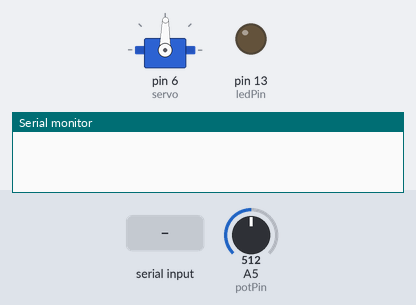
This sketch was run on a simulated Arduino Uno, built with avr-gcc and run on an emulated ATmega328P. Shown: servo, output pins drawn as LEDs (lit = HIGH), the last lines printed to the serial monitor. The test bench sets the inputs (shaded band); at power-on: A5 (potPin) = 512.

Above: at 1.2 s.
1.3 s: "c" received over Serial
At 2.3 s:
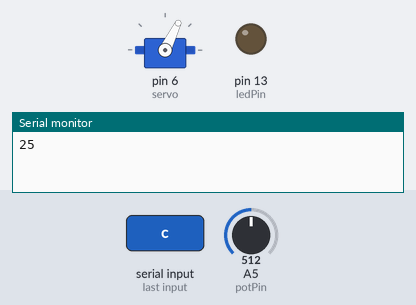
2.8 s: "b" received over Serial
At 3.3 s:
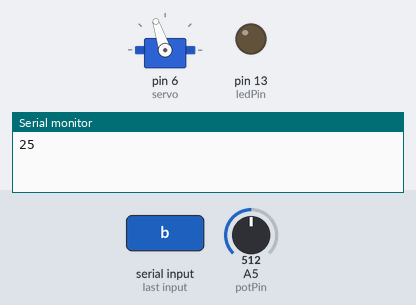
Timing chart, 0 to 5.8 s (numbered marks = the images above; inputs shaded):
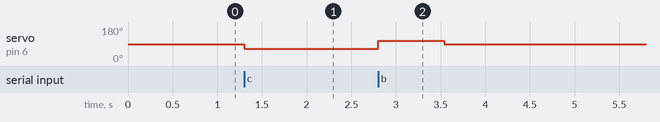

The sketch:

robot_FINAL.ino
```cpp
//libraries
#include <Servo.h>
#include <math.h>

Servo servo;

int potPin = 5;    // select the input pin for the potentiometer
int ledPin = 13;   // select the pin for the LED
int val = 0;       // variable to store the value coming from the sensor
int maxi = 15;     //max val, then servo will not go faster than 90-15 = 75
int tot_time = 1.5; //time it takes for full rotation at max speed (seconds)
int time_left;
int max_val = 0;
int vel = 70;     //velocity clockwise
char option;

void setup() {
  // put your setup code here, to run once:

  pinMode(ledPin, OUTPUT);  // declare the ledPin as an OUTPUT
  servo.attach(6); // attaches pin 6 to the servo object
  servo.write(89);//(100);  // tell servo to not move, before initializing serial port

  // initialize serial port
  Serial.begin(115200);

  //wait for port to open:
  while (!Serial) {
    ; // wait for serial port to connect. Needed for native USB
  }

}

void loop() {
  // put your main code here, to run repeatedly:

  // send data only when you receive data:
  if (Serial.available() > 0) {

    option = Serial.read(); // read the incoming byte
    //Serial.println(option); // say what you got

    switch (option) {

      case 'c': //calibrate, to move motor to desired initial position

        val = round((analogRead(potPin) - 100) / 6); //so val is 0 when there is no force input, and has less sensitivity
        if (val < 0) {
          val = 0; //might be jitter in input, this avoids negative values
        }
        if (val > 25) {
          val = 25; //max velocity will be 89-25 = 64
        }

        Serial.println(val);

        servo.write(89 - val); //tell servo to move clockwise at a speed that depends on val (bigger the val, bigger the speed)
        delay(10);                   // waits X miliseconds for the servo to reach the position

        break;

      case 'p': //pull (move clockwise)

        time_left = 721; //time it takes for 180º rotation at vel speed (miliseconds)
        servo.write(vel); //tell servo to move clockwise at a certain speed

        while (time_left > 0) {
          delay(10); // needs to be between write and analogRead so it reads correct value
          val = (analogRead(potPin) - 100) / 6; // read analog input
          if (val < 0) {
            val = 0;
          }

          if (val > max_val) {
            max_val = val;  //register max value of force, to give as output
          }

          time_left = time_left - 10; //time left for feedback (miliseconds)

          if (time_left <= 0 || val > 50) { //if time to reach 180º over or if too much force is detected (toe pull too big)
            break;  // stop loop
          }
        }

        servo.write(89);  // tell servo to not move
        delay(10);
        Serial.println(max_val);
        max_val = 0;

        break;

      case 'b': //go back (move counter-clockwise)

        time_left = 721; //time it takes for 180º rotation at vel speed (miliseconds)
        servo.write(89 + (89 - vel)); //tell servo to move counter-clockwise at a certain speed

        while (time_left > 0) {
          delay(10); // needs to be between write and analogRead so it reads correct value
          val = (analogRead(potPin) - 100) / 6; // read analog input
          if (val < 0) {
            val = 0;
          }

          if (val > max_val) {
            max_val = val;  //register max value of force, to give as output
          }

          time_left = time_left - 10; //time left for feedback (miliseconds)

          if (time_left <= 0 || val < 6) { //if time to reach 180º over or if no force is detected (no pull on the toe)
            break;  // stop loop
          }
        }

        servo.write(89);  // tell servo to not move
        delay(10);
        Serial.println(max_val);
        max_val = 0;

        break;

      default: // if nothing else matches, do the default

        servo.write(89);  // tell servo to not move
        delay(10); // needs to be between write and analogRead so it reads correct value
        val = (analogRead(potPin) - 100) / 6; // read analog input
        if (val < 0) {
          val = 0;
        }
        Serial.println(val);

        break;
    }
  }
}
```

Measured:
- after the input at 1.3 s, servo on pin 6 (servo): 89° → 64° at once
- after the input at 2.8 s, servo on pin 6 (servo): 64° → 108° at once, → 89° 0.74 s later
